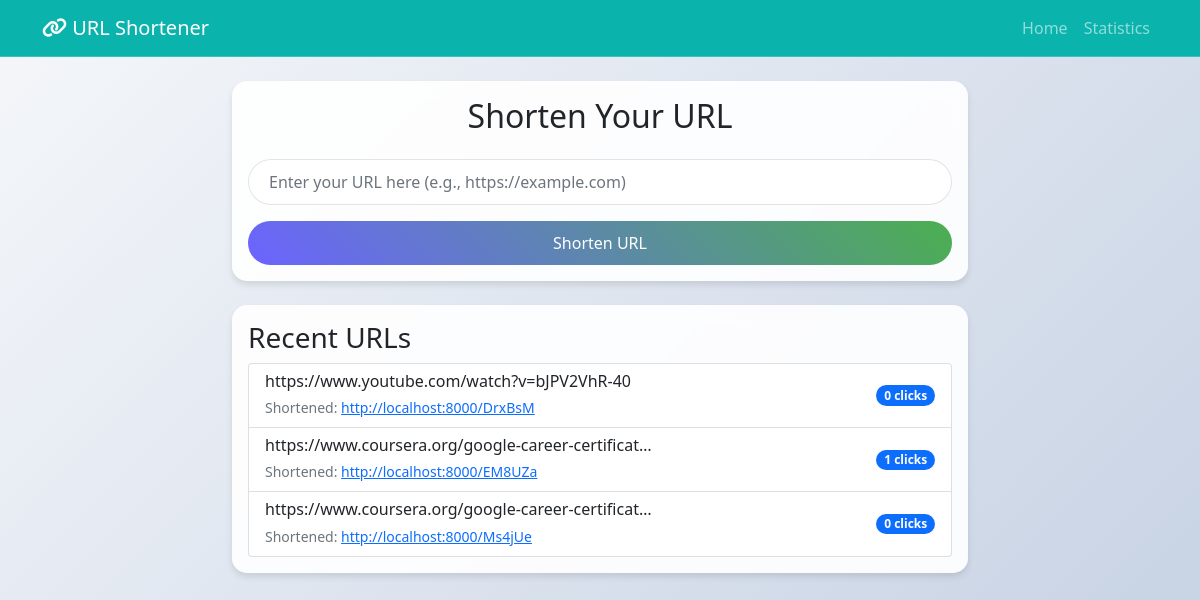
Before: / with the older database file.
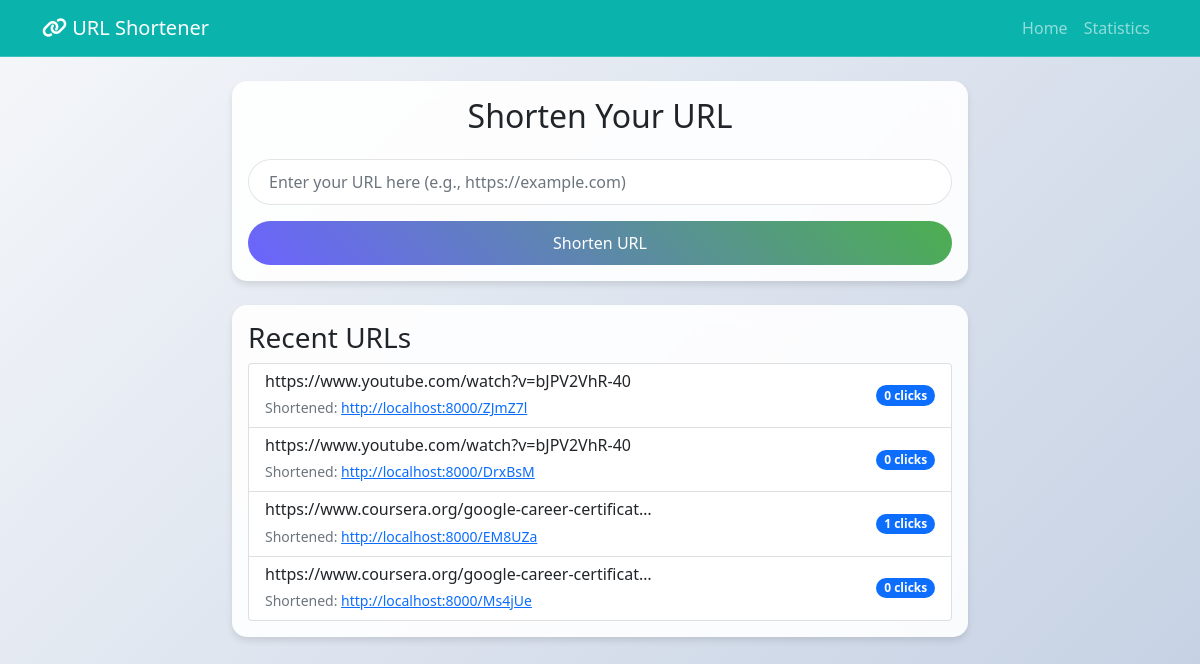
After: the same page with the newer database file.
### shortener/models.py (models this page shows, shortened)
class URL(models.Model):
    original_url = models.URLField(max_length=2000)
    short_code = models.CharField(max_length=10, unique=True)
    created_at = models.DateTimeField(auto_now_add=True)
    clicks = models.IntegerField(default=0)
    def get_absolute_url(self):
        return f"{settings.SITE_URL}/{self.short_code}"

### shortener/views.py (the view)
# urls.py: path('', views.home, name='home'),
def home(request):
    if request.method == 'POST':
        form = URLForm(request.POST)
        if form.is_valid():
            url = form.save(commit=False)
            url.short_code = URL.create_short_code()
            url.save()
            messages.success(request, 'URL shortened successfully!')
            return render(request, 'success.html', {'url': url})
        else:
            messages.error(request, 'Please enter a valid URL.')
    else:
        form = URLForm()
    recent_urls = URL.objects.order_by('-created_at')[:5]
    return render(request, 'home.html', {
        'form': form,
        'recent_urls': recent_urls
    })

### shortener/forms.py (shortened to what this page needs)
class URLForm(forms.ModelForm):
    class Meta:
        model = URL
        fields = ['original_url']
        widgets = {
            'original_url': forms.URLInput(attrs={
                'class': 'form-control',
                'placeholder': 'Enter your URL here (e.g., https://example.com)',
                'required': True,
            })
        }

### shortener/templates/home.html (shortened to what this page needs)
{% extends 'base.html' %}
{% block content %}
<div class="row justify-content-center">
    <div class="col-md-8">
        <div class="card">
            <div class="card-body">
                <h2 class="card-title text-center mb-4">Shorten Your URL</h2>
                <form method="post" action="{% url 'shortener:home' %}">
                    <div class="mb-3">
                        {{ form.original_url }}
                    </div>
                    <button type="submit" class="btn btn-primary w-100">Shorten URL</button>
                </form>
            </div>
        </div>
        {% if recent_urls %}
            <div class="card mt-4">
                <div class="card-body">
                    <h3 class="card-title">Recent URLs</h3>
                    <div class="list-group">
                        {% for url in recent_urls %}
                            <div class="list-group-item">
                                <div class="d-flex justify-content-between align-items-center">
                                    <div>
                                        <h6 class="mb-1">{{ url.original_url|truncatechars:50 }}</h6>
                                        <small class="text-muted">
                                            Shortened: <a href="{{ url.get_absolute_url }}" target="_blank">
                                                {{ url.get_absolute_url }}
                                            </a>
                                        </small>
                                    </div>
                                    <span class="badge bg-primary rounded-pill">
                                        {{ url.clicks }} clicks
                                    </span>
                                </div>
                            </div>
                        {% endfor %}
                    </div>
                </div>
            </div>
        {% endif %}
    </div>
</div>
{% endblock %}

Changed rows visible on the page:
added URL: original_url "https://www.youtube.com/watch?v=bJPV2VhR-40", get_absolute_url "http://localhost:8000/ZJmZ7l", clicks "0"
